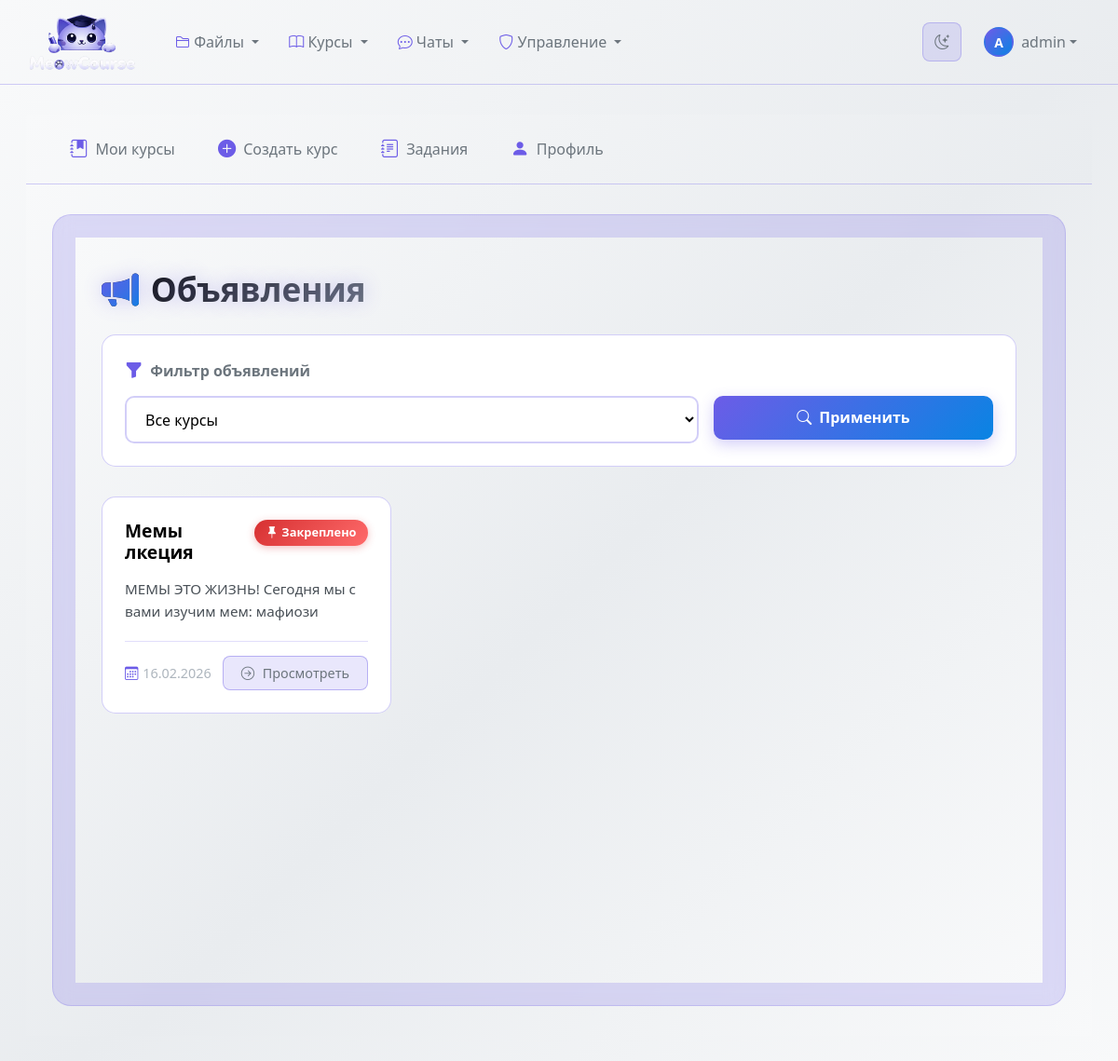
The page /announcements/ (signed in) on the database its author committed.
### classroom_core/models.py (models this page shows, shortened)
class Announcement(models.Model ):
    course =models.ForeignKey(
    Course ,
    on_delete =models.CASCADE ,
    related_name ='announcements'
    )
    title =models.CharField(max_length =255 )
    content =models.TextField()
    author =models.ForeignKey(
    User ,
    on_delete =models.CASCADE ,
    related_name ='announcements'
    )
    is_pinned =models.BooleanField(default =False )
    send_email_notification =models.BooleanField(default =False )
    created_at =models.DateTimeField(auto_now_add =True )
    updated_at =models.DateTimeField(auto_now =True )
    published_at =models.DateTimeField(null =True ,blank =True )
    class Meta :
        ordering =['-is_pinned','-created_at']
        verbose_name ='Объявление на курсе'
        verbose_name_plural ='Объявления на курсах'

### classroom_core/views.py (the view, shortened to what this page needs)
# urls.py: path('announcements/', views.announcement_list, name='announcement_list'),
@login_required
def announcement_list(request ):
    user_profile =request.user.profile
    course_queryset = Course.objects.filter(
        Q(instructor=request.user) |
        Q(teaching_assistants=request.user) |
        Q(students=request.user)
    ).distinct().order_by("title")
    if user_profile.is_teacher()or user_profile.is_staff()or request.user.is_superuser :
        announcements = Announcement.objects.all()
        if not (user_profile.is_staff() or request.user.is_superuser):
            announcements = announcements.filter(
                Q(course__instructor=request.user) |
                Q(course__teaching_assistants=request.user) |
                Q(course__students=request.user)
            ).distinct()
    else :
        announcements =Announcement.objects.filter(
        course__students =request.user
        )
    course_id = request.GET.get('course_id')
    selected_course_id = None
    sort_by =request.GET.get('sort','-is_pinned')
    announcements =announcements.order_by(sort_by )
    paginator =Paginator(announcements ,12 )
    page_number =request.GET.get('page')
    page_obj =paginator.get_page(page_number )
    context ={
    'page_obj':page_obj ,
    'course_id':selected_course_id ,
    'sort_by':sort_by ,
    'filter_courses': course_queryset,
    }
    return render(request ,'classroom_core/announcement_list.html',context )

### classroom_core/models.py (called while the page is built)
    def is_teacher(self):
        return self.role == 'teacher'

    def is_staff(self):
        return self.role == 'staff'

### templates/classroom_core/announcement_list.html (shortened to what this page needs)
{% extends "classroom_core/base_courses.html" %}
{% block courses_content %}
<div class="theme-announcements">
    <div class="container">
        <div class="page-header mb-4">
            <div class="page-header-main">
                <h1 class="page-title">
                    <i class="bi bi-megaphone-fill"></i>
                    Объявления
                </h1>
            </div>
        </div>
        <div class="filter-section">
            <div class="filter-label">
                <i class="bi bi-funnel-fill"></i>
                Фильтр объявлений
            </div>
            <form method="get" class="row g-3">
                <div class="col-md-8">
                    <select name="course_id" class="custom-select">
                        <option value="">Все курсы</option>
                    </select>
                </div>
                <div class="col-md-4">
                    <button type="submit" class="btn-filter">
                        <i class="bi bi-search me-2"></i>Применить
                    </button>
                </div>
            </form>
        </div>
        <div class="row g-4">
            {% for announcement in page_obj %}
            <div class="col-md-6 col-lg-4 mb-4">
                <div class="announcement-card" data-index="{{ forloop.counter }}">
                    <div class="card-content">
                        <div class="card-header-custom">
                            <h6 class="announcement-title">{{ announcement.title }}</h6>
                            {% if announcement.is_pinned %}
                            <span class="pinned-badge">
                                <i class="bi bi-pin-fill me-1"></i>Закреплено
                            </span>
                            {% endif %}
                        </div>
                        <p class="announcement-preview">
                            {{ announcement.content|striptags|truncatechars:100 }}
                        </p>
                        <div class="card-footer-custom">
                            <span class="announcement-date">
                                <i class="bi bi-calendar3"></i>
                                {{ announcement.created_at|date:"d.m.Y" }}
                            </span>
                            <a href="{% url 'classroom_core:announcement_detail' announcement.id %}" class="btn-view">
                                <i class="bi bi-arrow-right-circle"></i>
                                Просмотреть
                            </a>
                        </div>
                    </div>
                </div>
            </div>
            {% endfor %}
        </div>
    </div>
</div>
{% endblock %}

### templates/base.html (shortened to what this page needs)
{% load static %}
<!DOCTYPE html>
<html lang="ru">
<head>
    <link href="https://cdn.jsdelivr.net/npm/bootstrap@5.3.0/dist/css/bootstrap.min.css" rel="stylesheet">
    <link rel="stylesheet" href="https://cdn.jsdelivr.net/npm/bootstrap-icons@1.10.0/font/bootstrap-icons.css">
    <link id="theme-stylesheet" rel="stylesheet" href="{% static 'css/themes/light.css' %}" data-light-href="{% static 'css/themes/light.css' %}" data-dark-href="{% static 'css/themes/dark.css' %}">
</head>
<body>
    <nav class="navbar navbar-expand-lg navbar">
        <div class="container-fluid">
            <a class="navbar-brand d-flex align-items-center" href="{% url 'classroom_core:course_list' %}">
                <img src="{% static 'images/logo.png' %}"
                    alt="MeowCourse"
                    class="me-2"
                    style="width: 120px; height: auto; max-height: 64px; object-fit: contain;">
            </a>
            <div class="collapse navbar-collapse" id="navbarNav">
                <ul class="navbar-nav me-auto">
                    <li class="nav-item dropdown">
                        <a class="nav-link dropdown-toggle" href="#" role="button" data-bs-toggle="dropdown">
                            <i class="bi bi-folder2"></i> Файлы
                        </a>
                    </li>
                    <li class="nav-item dropdown">
                        <a class="nav-link dropdown-toggle" href="#" role="button" data-bs-toggle="dropdown">
                            <i class="bi bi-book"></i> Курсы
                        </a>
                    </li>
                    <li class="nav-item dropdown">
                        <a class="nav-link dropdown-toggle" href="#" role="button" data-bs-toggle="dropdown">
                            <i class="bi bi-chat-dots"></i> Чаты
                        </a>
                    </li>
                    {% if user.is_authenticated %}
                    {% if user.is_superuser or user.is_staff or user.profile.role == 'admin' %}
                    <li class="nav-item dropdown">
                        <a class="nav-link dropdown-toggle" href="#" role="button" data-bs-toggle="dropdown">
                            <i class="bi bi-shield"></i> Управление
                        </a>
                    </li>
                    {% endif %}
                    {% endif %}
                </ul>
                <div class="d-flex align-items-center gap-2">
                    <button id="theme-toggle" class="theme-toggle-btn" type="button" aria-label="Переключить тему">
                        <i class="bi bi-moon-stars"></i>
                    </button>
                    {% if user.is_authenticated %}
                    <div class="dropdown">
                        <a class="nav-link dropdown-toggle d-flex align-items-center" href="#" role="button" data-bs-toggle="dropdown">
                            <div class="user-avatar rounded-circle d-flex align-items-center justify-content-center" style="width: 32px; height: 32px; font-size: 0.875rem;">
                                {{ user.username|slice:":1"|upper }}
                            </div>
                            <span class="ms-2 d-none d-md-inline username-text">{{ user.username }}</span>
                        </a>
                    </div>
                    {% else %}
                    <a class="nav-link" href="{% url 'classroom_core:login' %}">
                        <i class="bi bi-box-arrow-in-right me-1"></i> Войти
                    </a>
                    {% endif %}
                </div>
            </div>
        </div>
    </nav>
    <div class="main-content">
        <div class="container-fluid">
            {% block content %}{% endblock %}
        </div>
    </div>
</body>
</html>

### static/css/themes/light.css (style rules this page uses)
:root { --bg-page-start: #f8f9fa; --bg-page-end: #e9ecef; --bg-page-gradient: linear-gradient(135deg, var(--bg-page-start) 0%, var(--bg-page-end) 50%, var(--bg-page-start) 100%); --bg-card: #ffffff; --bg-card-hover: #f8f9fa; --bg-item: #f1f3f5; --bg-item-hover: #e9ecef; --bg-input: #ffffff; --bg-overlay-10: rgba(108, 92, 231, 0.1); --bg-overlay-15: rgba(108, 92, 231, 0.15); --bg-overlay-20: rgba(108, 92, 231, 0.2); --bg-overlay-25: rgba(108, 92, 231, 0.25); --bg-overlay-30: rgba(108, 92, 231, 0.3); --text-white: #000000; --text-main: #212529; --text-secondary: #495057; --text-muted: #6c757d; --text-disabled: #adb5bd; --accent-primary: #6c5ce7; --accent-secondary: #0984e3; --accent-gradient: linear-gradient(135deg, var(--accent-primary), var(--accent-secondary)); --accent-glow: rgba(108, 92, 231, 0.15); --accent-glow-strong: rgba(108, 92, 231, 0.25); --accent-shadow: 0 5px 15px var(--accent-glow); --accent-shadow-hover: 0 8px 25px var(--accent-glow-strong); --border-accent: rgba(108, 92, 231, 0.2); --border-accent-hover: rgba(108, 92, 231, 0.4); --border-accent-light: rgba(108, 92, 231, 0.15); --status-warning: #f39c12; --status-warning-bg: rgba(243, 156, 18, 0.15); --status-warning-bg-light: rgba(243, 156, 18, 0.05); --status-warning-border: rgba(243, 156, 18, 0.3); --status-warning-shadow: 0 10px 30px rgba(243, 156, 18, 0.1); --status-warning-gradient: linear-gradient(135deg, rgba(243, 156, 18, 0.15), rgba(243, 156, 18, 0.05)); --status-info: #0984e3; --status-info-bg: rgba(9, 132, 227, 0.15); --status-info-bg-light: rgba(9, 132, 227, 0.05); --status-info-border: rgba(9, 132, 227, 0.3); --status-info-shadow: 0 10px 30px rgba(9, 132, 227, 0.1); --status-info-gradient: linear-gradient(135deg, rgba(9, 132, 227, 0.15), rgba(9, 132, 227, 0.05)); --status-assignment: #6c5ce7; --status-assignment-bg: rgba(108, 92, 231, 0.15); --status-assignment-bg-light: rgba(108, 92, 231, 0.05); --status-assignment-border: rgba(108, 92, 231, 0.3); --status-assignment-shadow: 0 10px 30px rgba(108, 92, 231, 0.1); --status-assignment-gradient: linear-gradient(135deg, rgba(108, 92, 231, 0.15), rgba(108, 92, 231, 0.05)); --status-success: #00b894; --status-success-bg: rgba(0, 184, 148, 0.15); --status-success-bg-light: rgba(0, 184, 148, 0.05); --status-success-border: rgba(0, 184, 148, 0.3); --status-success-shadow: 0 10px 30px rgba(0, 184, 148, 0.1); --status-success-gradient: linear-gradient(135deg, rgba(0, 184, 148, 0.15), rgba(0, 184, 148, 0.05)); --status-danger: #d63031; --status-danger-light: #ff6b6b; --status-danger-bg: rgba(214, 48, 49, 0.15); --status-danger-border: rgba(214, 48, 49, 0.3); --status-danger-gradient: linear-gradient(135deg, var(--status-danger), var(--status-danger-light)); --gradient-avatar: linear-gradient(135deg, var(--accent-primary), var(--accent-secondary)); --gradient-progress: linear-gradient(90deg, var(--accent-primary), var(--accent-secondary)); --text-glow: 0 0 10px rgba(108, 92, 231, 0.15); --text-glow-danger: 0 0 10px rgba(214, 48, 49, 0.2); --shadow-card: 0 4px 20px rgba(0, 0, 0, 0.06); --shadow-card-hover: 0 8px 30px rgba(0, 0, 0, 0.1); --shadow-item: 0 2px 10px rgba(0, 0, 0, 0.04); --shimmer-overlay: linear-gradient(90deg, transparent, rgba(255, 255, 255, 0.5), transparent); --card-base: var(--bg-card) var(--border-accent) var(--shadow-card); --item-base: var(--bg-item) var(--border-accent-light); --badge-base: var(--bg-overlay-20) var(--text-secondary) var(--border-accent); --header-gradient-default: var(--status-assignment-gradient); --header-gradient-announcements: var(--status-warning-gradient); --header-gradient-sections: var(--status-info-gradient); --header-gradient-assignments: var(--status-assignment-gradient); --header-gradient-submissions: var(--status-success-gradient); }

### templates/classroom_core/base_courses.html (style rules this page uses)
.main-content { background: var(--bg-page-gradient); min-height: calc(100vh - 70px); padding: 2rem 1rem; }

### rows shown on the page
Announcement: title "Мемы лкеция", is_pinned True (drawn), content "МЕМЫ ЭТО ЖИЗНЬ! Сегодня мы с вами изучим мем: мафиози", created_at "16.02.2026"

### other values the page prints
{{ user.username|slice:":1"|upper }} "A"
{{ user.username }} "admin"
